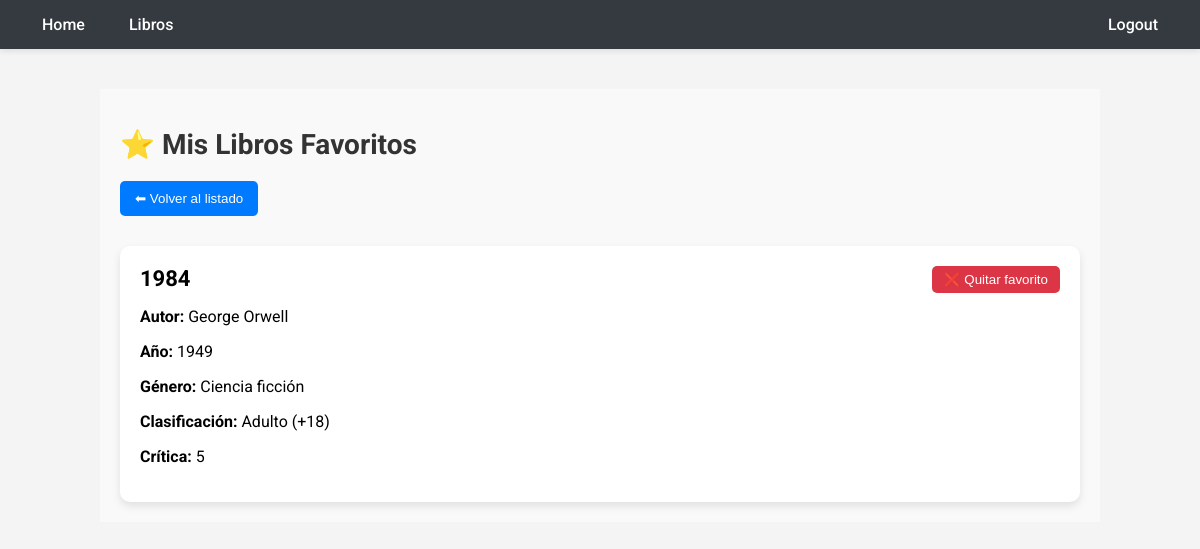
Page /favoritos/ (signed in) on the committed database.
### myapp/models.py (models this page shows, shortened)
class AlmacenLibros(models.Model):
    titulo = models.CharField(max_length=200)
    autor = models.CharField(max_length=200)
    genero = models.ForeignKey(Generolibros, on_delete=models.CASCADE)
    año = models.CharField(max_length=200)
    clasificacion = models.ForeignKey(ClasificacionLibros, on_delete=models.CASCADE)
    critica_de_internet = models.PositiveSmallIntegerField(
        choices=[(i, str(i)) for i in range(1, 6)],
        help_text="Calificación del 1 al 5"
    )
    created = models.DateTimeField(auto_now_add=True)
    descripcion = models.CharField(max_length=200)
    imagen = models.ImageField(
        upload_to='libros/',
        null=True,
        blank=True,
        validators=[FileExtensionValidator(allowed_extensions=['jpg', 'jpeg', 'png', 'webp'])]
    )

class Generolibros(models.Model):
    genero = models.CharField(max_length=200)
    def __str__(self):
        return self.genero

class ClasificacionLibros(models.Model):
    clasificacion = models.CharField(max_length=200)
    def __str__(self):
        return self.clasificacion

### myapp/views.py (the view)
# urls.py: path('favoritos/', views.libros_favoritos, name='libros_favoritos'),
@login_required
def libros_favoritos(request):
    libros = AlmacenLibros.objects.filter(librofavorito__usuario=request.user)
    estados = EstadoDeLectura.objects.filter(user=request.user)
    estado_dict = {e.title.id: e.estado for e in estados}
    return render(request, 'libros_favoritos.html', {
        'libros': libros,
        'estados_lectura': estado_dict,
        'estado_choices': EstadoDeLectura.ESTADO_CHOICES,
    })

### myapp/templates/libros_favoritos.html (shortened to what this page needs)
{% extends 'layouts/base.html' %}
{% block content %}
<div style="padding: 20px; background-color: #f9f9f9;">
    <h1 style="color: #333; font-size: 28px; margin-bottom: 20px;">⭐ Mis Libros Favoritos</h1>
    <a href="{% url 'libros_view' %}">
        <button style="
            background-color: #007bff;
            color: white;
            padding: 10px 15px;
            border: none;
            border-radius: 5px;
            margin-bottom: 30px;
            cursor: pointer;">
            ⬅ Volver al listado
        </button>
    </a>
    {% if libros %}
        <div style="display: grid; gap: 20px;">
            {% for libro in libros %}
                <div style="
                    background: #fff;
                    padding: 20px;
                    border-radius: 10px;
                    box-shadow: 0 4px 8px rgba(0,0,0,0.1);
                    position: relative;
                    transition: transform 0.2s ease;">
                    <h2 style="margin: 0 0 10px; font-size: 22px; color: #000;">{{ libro.titulo }}</h2>
                    <p style="color: #000;"><strong>Autor:</strong> {{ libro.autor }}</p>
                    <p style="color: #000;"><strong>Año:</strong> {{ libro.año }}</p>
                    <p style="color: #000;"><strong>Género:</strong> {{ libro.genero }}</p>
                    <p style="color: #000;"><strong>Clasificación:</strong> {{ libro.clasificacion }}</p>
                    <p style="color: #000;"><strong>Crítica:</strong> {{ libro.critica_de_internet }}</p>
                    <button class="quitar-favorito-btn"
                            data-libro-id="{{ libro.id }}"
                            style="
                                position: absolute; top: 20px; right: 20px;
                                background-color: #dc3545;
                                color: white;
                                border: none;
                                padding: 6px 12px;
                                border-radius: 5px;
                                cursor: pointer;">
                        ❌ Quitar favorito
                    </button>
                </div>
            {% endfor %}
        </div>
    {% else %}
        <p style="font-size: 18px; color: #555;">No tienes libros favoritos aún.</p>
    {% endif %}
</div>
{% endblock %}

### myapp/static/stylo.css (style rules this page uses)
body { background: #e9d8d8; color: whitesmoke; }

### myapp/templates/layouts/base.html (style rules this page uses)
body { margin: 0; padding: 0; font-family: 'Roboto', sans-serif; background-color: #f4f4f4; }

### rows in the picture
AlmacenLibros: titulo "1984", autor "George Orwell", año "1949", genero "Ciencia ficción", clasificacion "Adulto (+18)", critica_de_internet "5"
